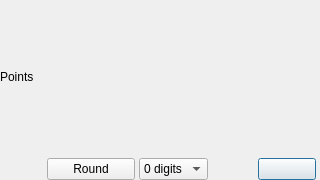
<?xml version="1.0" encoding="UTF-8"?>
<ui version="4.0">
  <class>PointWidget</class>
  <widget class="Linea::UI::PointWidget" name="PointWidget">
    <property name="geometry">
      <rect>
        <x>0</x>
        <y>0</y>
        <width>320</width>
        <height>180</height>
      </rect>
    </property>
    <property name="windowTitle">
      <string>Points</string>
    </property>
    <layout class="QGridLayout" name="mainLayout" columnstretch="1,0">
      <property name="leftMargin">
        <number>0</number>
      </property>
      <property name="topMargin">
        <number>0</number>
      </property>
      <property name="rightMargin">
        <number>0</number>
      </property>
      <property name="bottomMargin">
        <number>0</number>
      </property>
      <property name="spacing">
        <number>4</number>
      </property>
      <item row="0" column="0" colspan="2">
        <widget class="QLabel" name="infoLabel">
          <property name="text">
            <string>Points</string>
          </property>
          <property name="class" stdset="0">
            <string>panel-label</string>
          </property>
        </widget>
      </item>
      <item row="1" column="0" colspan="2">
        <layout class="QVBoxLayout" name="editorLayout">
          <property name="spacing">
            <number>0</number>
          </property>
          <property name="leftMargin">
            <number>0</number>
          </property>
          <property name="topMargin">
            <number>0</number>
          </property>
          <property name="rightMargin">
            <number>0</number>
          </property>
          <property name="bottomMargin">
            <number>0</number>
          </property>
        </layout>
      </item>
      <item row="2" column="0">
        <layout class="QHBoxLayout" name="buttonLayout">
          <item>
            <spacer name="buttonSpacer">
              <property name="orientation">
                <enum>Qt::Horizontal</enum>
              </property>
              <property name="sizeHint" stdset="0">
                <size>
                  <width>40</width>
                  <height>20</height>
                </size>
              </property>
            </spacer>
          </item>
          <item>
            <widget class="QPushButton" name="roundButton">
              <property name="icon">
                <iconset>
                  <normaloff>:/icons/rounding</normaloff>
                </iconset>
              </property>
              <property name="text">
                <string>Round</string>
              </property>
              <property name="toolTip">
                <string>Round numbers to the selected precision</string>
              </property>
              <property name="minimumSize">
                <size>
                  <width>80</width>
                  <height>0</height>
                </size>
              </property>
              <property name="styleSheet">
                <string notr="true">min-width: 80px;</string>
              </property>
            </widget>
          </item>
          <item>
            <widget class="QComboBox" name="precisionCombo">
              <property name="toolTip">
                <string>Number of digits after the decimal point</string>
              </property>
              <item>
                <property name="text">
                  <string>0 digits</string>
                </property>
                <property name="userData">
                  <number>0</number>
                </property>
              </item>
              <item>
                <property name="text">
                  <string>1 digit</string>
                </property>
                <property name="userData">
                  <number>1</number>
                </property>
              </item>
              <item>
                <property name="text">
                  <string>2 digits</string>
                </property>
                <property name="userData">
                  <number>2</number>
                </property>
              </item>
              <item>
                <property name="text">
                  <string>3 digits</string>
                </property>
                <property name="userData">
                  <number>3</number>
                </property>
              </item>
              <item>
                <property name="text">
                  <string>4 digits</string>
                </property>
                <property name="userData">
                  <number>4</number>
                </property>
              </item>
              <item>
                <property name="text">
                  <string>5 digits</string>
                </property>
                <property name="userData">
                  <number>5</number>
                </property>
              </item>
            </widget>
          </item>
          <item>
            <spacer name="commitSpacer">
              <property name="orientation">
                <enum>Qt::Horizontal</enum>
              </property>
              <property name="sizeHint" stdset="0">
                <size>
                  <width>40</width>
                  <height>20</height>
                </size>
              </property>
            </spacer>
          </item>
          <item>
            <widget class="QPushButton" name="commitButton">
              <property name="minimumSize">
                <size>
                  <width>50</width>
                  <height>0</height>
                </size>
              </property>
              <property name="styleSheet">
                <string notr="true">min-width: 50px;</string>
              </property>
              <property name="icon">
                <iconset>
                  <normaloff>:/icons/enter</normaloff>
                </iconset>
              </property>
              <property name="toolTip">
                <string>Commit editing changes (Shift+Enter)</string>
              </property>
              <property name="default">
                <bool>true</bool>
              </property>
            </widget>
          </item>
        </layout>
      </item>
    </layout>
  </widget>
  <customwidgets>
    <customwidget>
      <class>Linea::UI::PointWidget</class>
      <extends>QWidget</extends>
      <header>point-widget.h</header>
    </customwidget>
  </customwidgets>
  <resources/>
  <connections/>
</ui>
